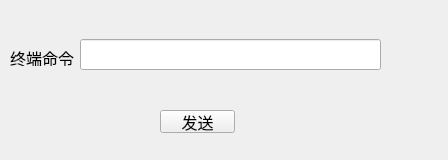
<?xml version="1.0" encoding="UTF-8"?>
<ui version="4.0">
 <class>CommandDlg</class>
 <widget class="QWidget" name="CommandDlg">
  <property name="geometry">
   <rect>
    <x>0</x>
    <y>0</y>
    <width>448</width>
    <height>160</height>
   </rect>
  </property>
  <property name="font">
   <font>
    <family>宋体</family>
    <pointsize>12</pointsize>
   </font>
  </property>
  <property name="windowTitle">
   <string>终端命令</string>
  </property>
  <widget class="QLineEdit" name="COMMText">
   <property name="geometry">
    <rect>
     <x>80</x>
     <y>39</y>
     <width>301</width>
     <height>31</height>
    </rect>
   </property>
  </widget>
  <widget class="QLabel" name="label">
   <property name="geometry">
    <rect>
     <x>10</x>
     <y>50</y>
     <width>81</width>
     <height>16</height>
    </rect>
   </property>
   <property name="font">
    <font>
     <family>宋体</family>
     <pointsize>12</pointsize>
    </font>
   </property>
   <property name="text">
    <string>终端命令</string>
   </property>
  </widget>
  <widget class="QPushButton" name="SendBtn">
   <property name="geometry">
    <rect>
     <x>160</x>
     <y>110</y>
     <width>75</width>
     <height>23</height>
    </rect>
   </property>
   <property name="text">
    <string>发送</string>
   </property>
  </widget>
 </widget>
 <layoutdefault spacing="6" margin="11"/>
 <resources/>
 <connections/>
</ui>
